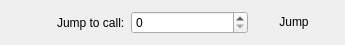
<?xml version="1.0" encoding="UTF-8"?>
<ui version="4.0">
 <class>JumpWidget</class>
 <widget class="QWidget" name="JumpWidget">
  <property name="geometry">
   <rect>
    <x>0</x>
    <y>0</y>
    <width>345</width>
    <height>35</height>
   </rect>
  </property>
  <property name="sizePolicy">
   <sizepolicy hsizetype="Preferred" vsizetype="Fixed">
    <horstretch>0</horstretch>
    <verstretch>0</verstretch>
   </sizepolicy>
  </property>
  <property name="windowTitle">
   <string>Form</string>
  </property>
  <property name="autoFillBackground">
   <bool>false</bool>
  </property>
  <layout class="QVBoxLayout" name="verticalLayout">
   <item>
    <layout class="QHBoxLayout" name="horizontalLayout">
     <item>
      <widget class="QPushButton" name="cancelButton">
       <property name="text">
        <string/>
       </property>
       <property name="icon">
        <iconset resource="../qapitrace.qrc">
         <normaloff>:/resources/dialog-close.png</normaloff>:/resources/dialog-close.png</iconset>
       </property>
       <property name="flat">
        <bool>true</bool>
       </property>
      </widget>
     </item>
     <item>
      <widget class="QLabel" name="label">
       <property name="text">
        <string>Jump to call:</string>
       </property>
      </widget>
     </item>
     <item>
      <widget class="QSpinBox" name="spinBox">
       <property name="sizePolicy">
        <sizepolicy hsizetype="MinimumExpanding" vsizetype="Fixed">
         <horstretch>0</horstretch>
         <verstretch>0</verstretch>
        </sizepolicy>
       </property>
       <property name="maximum">
        <number>2147483647</number>
       </property>
      </widget>
     </item>
     <item>
      <widget class="QPushButton" name="jumpButton">
       <property name="text">
        <string>Jump</string>
       </property>
       <property name="flat">
        <bool>true</bool>
       </property>
      </widget>
     </item>
    </layout>
   </item>
  </layout>
 </widget>
 <resources>
  <include location="../qapitrace.qrc"/>
 </resources>
 <connections/>
</ui>
